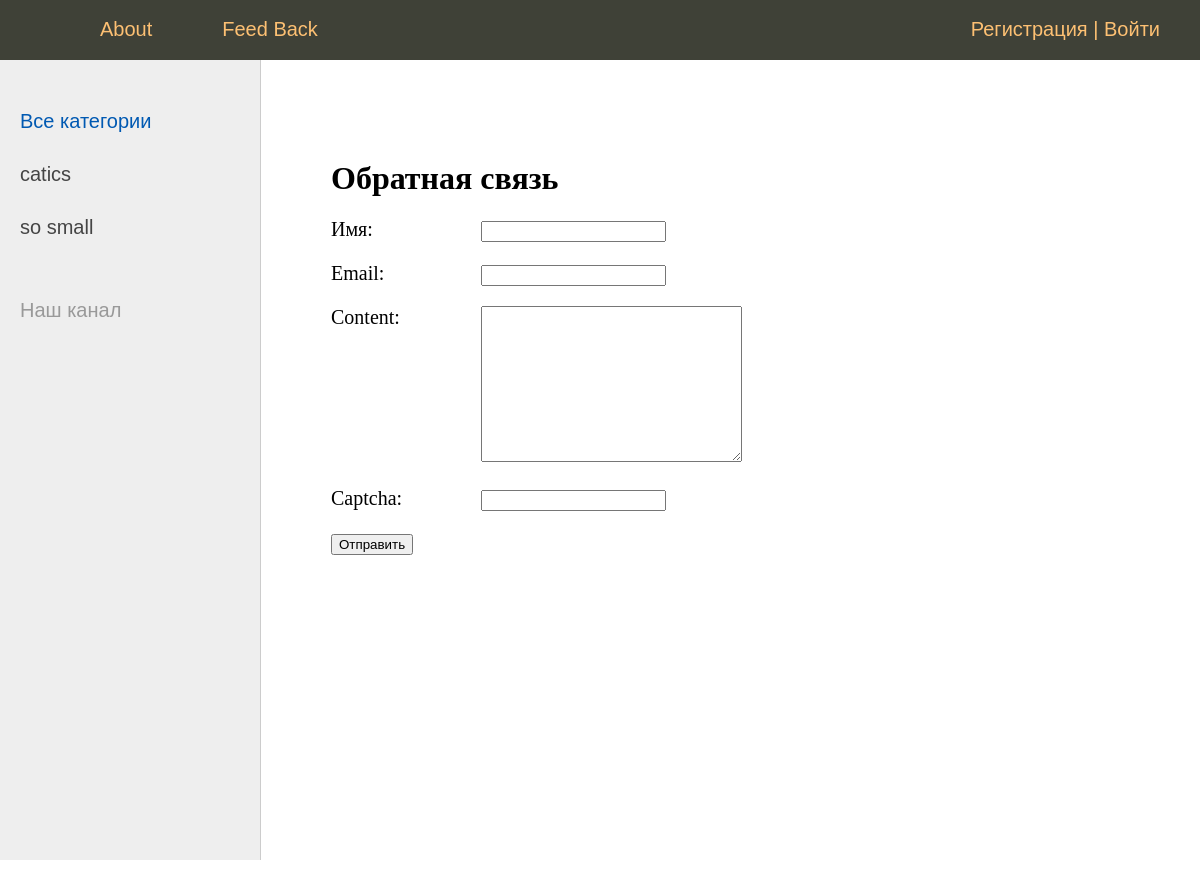
The app's page /contact/, older data.
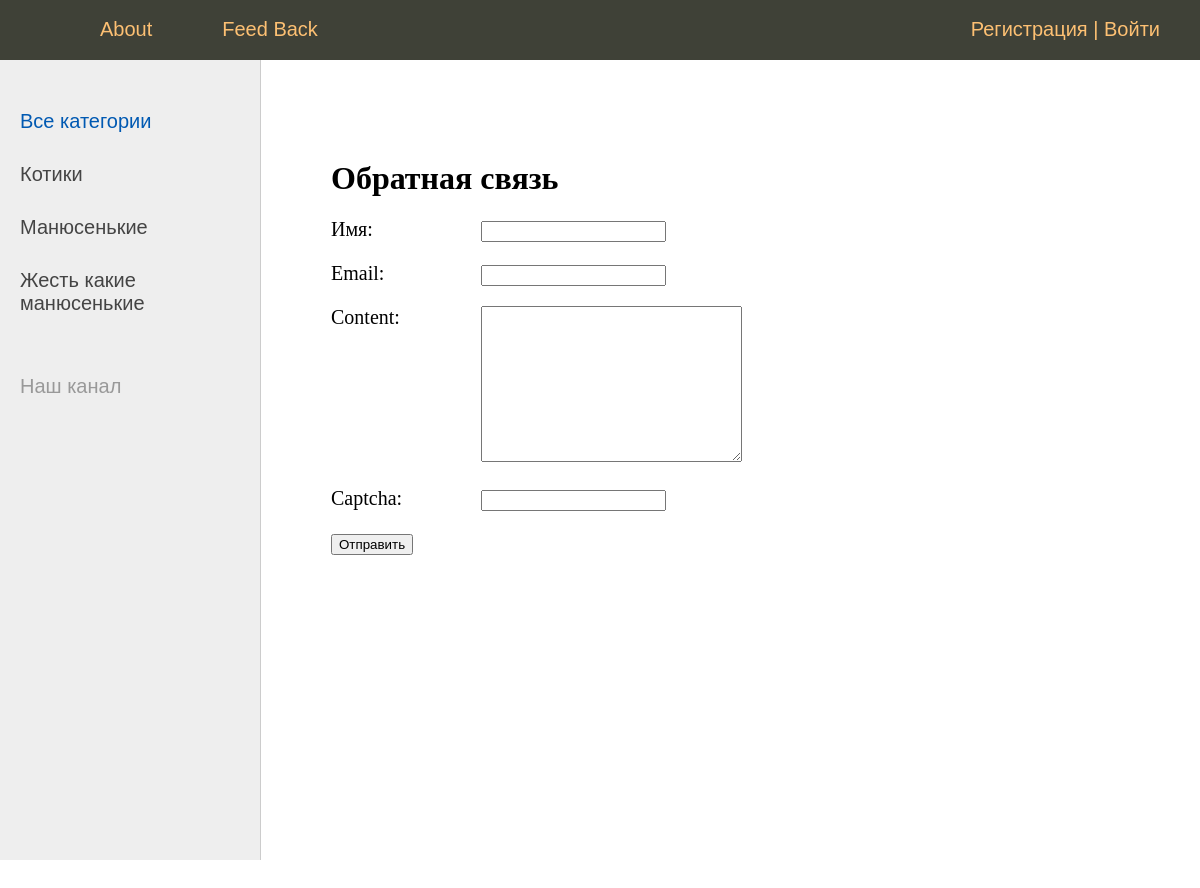
The same page, newer data.
### smeshnyavki/models.py (models this page shows)
class Category(Model):
    name = CharField(max_length=100, db_index=True, verbose_name="Категория")#автоматом добавляется индекс
    slug = SlugField(max_length=255, unique=True, db_index=True, verbose_name="URL")
    def __str__(self):
        return self.name
    class Meta:
        verbose_name = "Категория"
        verbose_name_plural = "Категории"
        ordering = ['pk',]

### smeshnyavki/views.py (the view, shortened to what this page needs)
# urls.py: path('contact/', ContactFormView.as_view(), name='contact'),
class ContactFormView(DataMixin, FormView):
    form_class = ContactForm
    template_name = 'smeshnyavki/contact.html'
    success_url = reverse_lazy('home')
    def get_context_data(self, **kwargs):
        context = super().get_context_data(**kwargs)
        c_def = self.get_user_context(title="Обратная связь")
        return dict(list(context.items()) + list(c_def.items()))

### smeshnyavki/forms.py
class ContactForm(forms.Form):
    name = CharField(label='Имя', max_length=255)
    email = EmailField(label='Email')
    content = CharField(widget=Textarea(attrs={'cols':30, 'rows':10}))
    captcha = CaptchaField(label='Вы котик или роботик??')

### smeshnyavki/templatetags/smeshnyavki_tags.py (called while the page is built)
@register.simple_tag(name='getCategs')#function is changed into tage
def get_categories(filter=None):
    if filter:
        return Category.objects.filter(pk=filter) #возвращаем коллекцию
    return Category.objects.all() #возвращаем коллекцию

@register.inclusion_tag('smeshnyavki/list_categories.html')
def show_categories(sort=None, categ_selected=0):
    categs = Category.objects.all() #возвращаем коллекцию
    if sort:
        categs = Category.objects.order_by(sort) #возвращаем коллекцию
    return{"categs": categs, 'categ_selected': categ_selected}

### smeshnyavki/templates/smeshnyavki/contact.html (shortened to what this page needs)
{% extends 'smeshnyavki/base.html' %}
{% block content %}
<h1>{{title}}</h1>
<form method="post">
    {% for f in form %}
        <p><label class="form-label" for="{{ f.id_for_label }}"> {{ f.label }}: </label>{{f}} </p>
    {% endfor %}
    <button type="submit"> Отправить </button>
</form>
{% endblock %}

### smeshnyavki/templates/smeshnyavki/base.html (shortened to what this page needs)
<!DOCTYPE html>
{% load static %}
{% load smeshnyavki_tags %}
<html>
<head>
    <link type="text/css" href="{% static 'smeshnyavki/css/styles.css' %}" rel="stylesheet" />
</head>
<body>
<table class="table-page" border=0 cellpadding="0" cellspacing="0">
    <tr><td valign=top>
        {% block mainmenu %}
        <div class="header">
            <ul id="mainmenu" class="mainmenu">
                <li class="logo"><a href="{% url 'home' %}"><div class="logo"></div></a></li>
                {% for m in menu %}
                    <li><a href="{% url m.url_name %}">{{m.title}}</a></li>
               {% endfor %}
                {% if request.user.is_authenticated %}
                <p>{{request.user.name}}</p>
                    <li class="last">{{user.username}} | <a href="{% url 'logout' %}">Выйти</a></li>
                {% else %}
                    <li class="last"> <a href="{% url 'register' %}">Регистрация</a> | <a href="{% url 'login' %}">Войти</a></li>
                {% endif %}
            </ul>
        </div>
        {% endblock mainmenu %}
        <table class="table-content" border=0 cellpadding="0" cellspacing="0">
            <tr>
                <td valign="top" class="left-chapters">
                    <ul id="leftchapters">
                        {% if categ_selected == 0 %}
                            <li class="selected">Все категории</li>
                        {% else %}
                        <li> <a href="{% url 'home' %}">Все категории</a></li>
                        {% endif %}
                        {% for categ in categs %}
                            {% if categ.smeshnyavkа__count > 0 %}
                                {% if categ.pk == categ_selected %}
                                    <li class="selected">{{categ.name}}</li>
                                {% else %}
                                    <li> <a href="{% url 'category' categ.slug %}">{{categ.name}}</a></li>
                                {% endif %}
                            {% endif %}
                        {% endfor %}
                        <li class="share">
                            <p>Наш канал</p>
                            <a class="share-yt" href="https://www.youtube.com/channel/UClJzWfGWuGJL2t-3dYKcHTA/playlists" target="_blank" rel="nofollow"></a>
                        </li>
                    </ul>
                </td>
                <td valign="top" class="content">
                    <div class="content-text">
                        {% block content %}
                        {% endblock %}
                    </div>
                </td></tr></table>
    </td></tr>
    </table>
</body>
</html>

Row changes from the older to the newer data that the page shows:
no longer on this page (row edited): Category: name "so small"
changed Category: name "catics" → "Котики"
added Category: name "Манюсенькие"
added Category: name "Жесть какие манюсенькие"
